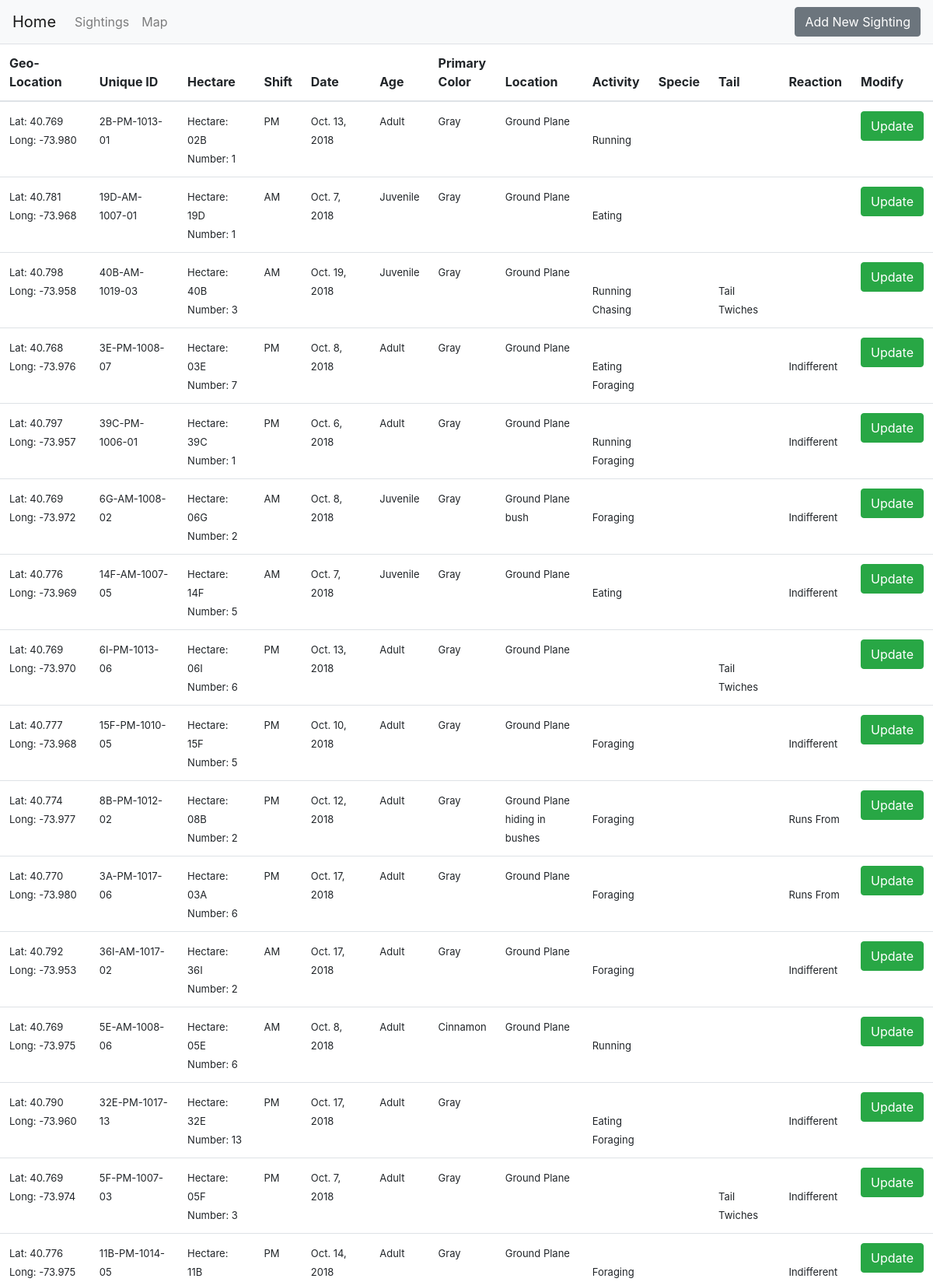
The page /sightings/?page=3 (upper part) on the database its author committed.
### sightings/models.py (models this page shows)
class new_sighting (models.Model):
    Latitude = models.DecimalField(max_digits=5, decimal_places=3)
    Longitude = models.DecimalField(max_digits=5, decimal_places=3)
    Unique_Squirrel_ID = models.CharField(max_length=50,unique=True)
    Hectare=models.CharField(max_length=3,blank=True,null=True)
    PM='PM'
    AM='AM'
    shift_choices=[(PM,'PM'),(AM,'AM')]
    Shift=models.CharField(max_length=2,choices=shift_choices)
    Date= models.DateField()
    Hectare_Squirrel_Number=models.IntegerField(blank=True,null=True)
    adult='Adult'
    juvenile='Juvenile'
    age_choices=[(adult,'Adult'),(juvenile,'Juvenile')]
    Age=models.CharField(max_length=20,choices=age_choices,blank=True,null=True)
    grey='Grey'
    cinnamon='Cinnamon'
    black='Black'
    color_choices=[(grey,'Grey'), (cinnamon,'Cinnamon'), (black,'Black')]
    Primary_Fur_Color=models.CharField(max_length=20,choices=color_choices,blank=True,null=True)
    Ground_Plane='Ground Plane'
    Above_Ground='Above_Ground'
    location_choices=[(Ground_Plane,'Ground Plane'),(Above_Ground,'Above_Ground')]
    Location=models.CharField(max_length=20,choices=location_choices,blank=True,null=True)
    Specific_Location= models.CharField(max_length=50,blank=True,null=True)
    Running = models.BooleanField()
    Chasing=models.BooleanField()
    Climbing=models.BooleanField()
    Eating=models.BooleanField()
    Foraging=models.BooleanField()
    Other_Activities=models.CharField(max_length=50,blank=True,null=True)
    Kuks=models.BooleanField()
    Quaas=models.BooleanField()
    Moans=models.BooleanField()
    Tail_flags=models.BooleanField()
    Tail_twitches=models.BooleanField()
    Approaches=models.BooleanField()
    Indifferent=models.BooleanField()
    Runs_from=models.BooleanField()

### sightings/views.py (the view)
# urls.py: path('sightings/', sightings_view, name='sightings'),
def sightings_view(request):
    squirrel_list = new_sighting.objects.all()
    paginator = Paginator(squirrel_list, 25) # Show 25 contacts per page
    page = request.GET.get('page')
    squirrels = paginator.get_page(page)
    return render(request, 'sightings.html', {'squirrels': squirrels})

### templates/sightings.html (shortened to what this page needs)
{% extends "base.html" %}
{% block content %}
<link href="https://unpkg.com/bootstrap-table@1.15.5/dist/bootstrap-table.min.css" rel="stylesheet">
<table class="table"
        data-toggle="table">
        <thead>
          <tr>
            <th scope="col">Geo-Location</th>
            <th scope="col">Unique ID</th>
            <th scope="col">Hectare</th>
            <th scope="col">Shift</th>
            <th scope="col">Date</th>
            <th scope="col">Age</th>
            <th scope="col">Primary<br>Color</th>
            <th scope="col">Location</th>
            <th scope="col">Activity</th>
            <th scope="col">Specie</th>
            <th scope="col">Tail</th>
            <th scope="col">Reaction</th>
            <th scope="col">Modify</th>
         </tr>
        </thead>
        <tbody>
        {% for squirrel in squirrels %}
        <tr>
            <td><font size=2>Lat: {{squirrel.Latitude}}<br>Long: {{squirrel.Longitude}}</font></td>
            <td><font size=2>{{squirrel.Unique_Squirrel_ID}}</font></td>
            <td><font size=2>
                    Hectare: {{squirrel.Hectare}} <br>
                    Number: {{squirrel.Hectare_Squirrel_Number}}
            </font></td>
            <td><font size=2>{{squirrel.Shift}}</font></td>
            <td><font size=2>{{squirrel.Date}}</font></td>
            <td><font size=2>{{squirrel.Age}}</font></td>
            <td style= "width: fit-content;"><font size=2>{{squirrel.Primary_Fur_Color}}</font></td>
            <td><font size=2>
                    {{squirrel.Location}} <br>
                    {{squirrel.Specific_Location}}
            </font></td>
            <td><font size=2>
                {% if squirrel.Running %}
                        <br>Running
                {%endif%}
                {% if squirrel.Chasing %}
                        <br>Chasing
                {%endif%}
                {% if squirrel.Eating %}
                        <br>Eating
                {%endif%}
                {% if squirrel.Foraging %}
                        <br>Foraging
                {%endif%}
            </font>
            </td>
            <td>
            </td>
            <td><font size=2>
                {% if squirrel.Tail_twitches %}
                        <br>Tail Twiches
                {%endif%}
            </font>
            </td>
            <td><font size=2>
                {% if squirrel.Indifferent%}
                        <br>Indifferent
                {%endif%}
                {% if squirrel.Runs_from%}
                        <br>Runs From
                {%endif%}
            </font>
            </td>
            <td>
                <a class="btn btn-success" href="{{squirrel.Unique_Squirrel_ID}}/" role="button">Update</a>
            </td>
        </tr>
        {% endfor %}
</table>
{% endblock content %}

### rows shown on the page
new_sighting: Latitude "40.769", Longitude "-73.980", Unique_Squirrel_ID "2B-PM-1013-01", Hectare "02B", Hectare_Squirrel_Number "1", Shift "PM", Date "Oct. 13, 2018", Age "Adult", Primary_Fur_Color "Gray", Location "Ground Plane", Running "Running"
new_sighting: Latitude "40.781", Longitude "-73.968", Unique_Squirrel_ID "19D-AM-1007-01", Hectare "19D", Hectare_Squirrel_Number "1", Shift "AM", Date "Oct. 7, 2018", Age "Juvenile", Primary_Fur_Color "Gray", Location "Ground Plane", Eating "Eating"
new_sighting: Latitude "40.798", Longitude "-73.958", Unique_Squirrel_ID "40B-AM-1019-03", Hectare "40B", Hectare_Squirrel_Number "3", Shift "AM", Date "Oct. 19, 2018", Age "Juvenile", Primary_Fur_Color "Gray", Location "Ground Plane", Running "Running", Chasing "Chasing", Tail_twitches "Tail Twiches"
new_sighting: Latitude "40.768", Longitude "-73.976", Unique_Squirrel_ID "3E-PM-1008-07", Hectare "03E", Hectare_Squirrel_Number "7", Shift "PM", Date "Oct. 8, 2018", Age "Adult", Primary_Fur_Color "Gray", Location "Ground Plane", Eating "Eating", Foraging "Foraging", Indifferent "Indifferent"
new_sighting: Latitude "40.797", Longitude "-73.957", Unique_Squirrel_ID "39C-PM-1006-01", Hectare "39C", Hectare_Squirrel_Number "1", Shift "PM", Date "Oct. 6, 2018", Age "Adult", Primary_Fur_Color "Gray", Location "Ground Plane", Running "Running", Foraging "Foraging", Indifferent "Indifferent"
new_sighting: Latitude "40.769", Longitude "-73.972", Unique_Squirrel_ID "6G-AM-1008-02", Hectare "06G", Hectare_Squirrel_Number "2", Shift "AM", Date "Oct. 8, 2018", Age "Juvenile", Primary_Fur_Color "Gray", Location "Ground Plane", Specific_Location "bush", Foraging "Foraging", Indifferent "Indifferent"
new_sighting: Latitude "40.776", Longitude "-73.969", Unique_Squirrel_ID "14F-AM-1007-05", Hectare "14F", Hectare_Squirrel_Number "5", Shift "AM", Date "Oct. 7, 2018", Age "Juvenile", Primary_Fur_Color "Gray", Location "Ground Plane", Eating "Eating", Indifferent "Indifferent"
new_sighting: Latitude "40.769", Longitude "-73.970", Unique_Squirrel_ID "6I-PM-1013-06", Hectare "06I", Hectare_Squirrel_Number "6", Shift "PM", Date "Oct. 13, 2018", Age "Adult", Primary_Fur_Color "Gray", Location "Ground Plane", Tail_twitches "Tail Twiches"
new_sighting: Latitude "40.777", Longitude "-73.968", Unique_Squirrel_ID "15F-PM-1010-05", Hectare "15F", Hectare_Squirrel_Number "5", Shift "PM", Date "Oct. 10, 2018", Age "Adult", Primary_Fur_Color "Gray", Location "Ground Plane", Foraging "Foraging", Indifferent "Indifferent"
new_sighting: Latitude "40.774", Longitude "-73.977", Unique_Squirrel_ID "8B-PM-1012-02", Hectare "08B", Hectare_Squirrel_Number "2", Shift "PM", Date "Oct. 12, 2018", Age "Adult", Primary_Fur_Color "Gray", Location "Ground Plane", Specific_Location "hiding in bushes", Foraging "Foraging", Runs_from "Runs From"
new_sighting: Latitude "40.770", Longitude "-73.980", Unique_Squirrel_ID "3A-PM-1017-06", Hectare "03A", Hectare_Squirrel_Number "6", Shift "PM", Date "Oct. 17, 2018", Age "Adult", Primary_Fur_Color "Gray", Location "Ground Plane", Foraging "Foraging", Runs_from "Runs From"
new_sighting: Latitude "40.792", Longitude "-73.953", Unique_Squirrel_ID "36I-AM-1017-02", Hectare "36I", Hectare_Squirrel_Number "2", Shift "AM", Date "Oct. 17, 2018", Age "Adult", Primary_Fur_Color "Gray", Location "Ground Plane", Foraging "Foraging", Indifferent "Indifferent"
new_sighting: Latitude "40.769", Longitude "-73.975", Unique_Squirrel_ID "5E-AM-1008-06", Hectare "05E", Hectare_Squirrel_Number "6", Shift "AM", Date "Oct. 8, 2018", Age "Adult", Primary_Fur_Color "Cinnamon", Location "Ground Plane", Running "Running"
new_sighting: Latitude "40.790", Longitude "-73.960", Unique_Squirrel_ID "32E-PM-1017-13", Hectare "32E", Hectare_Squirrel_Number "13", Shift "PM", Date "Oct. 17, 2018", Age "Adult", Primary_Fur_Color "Gray", Eating "Eating", Foraging "Foraging", Indifferent "Indifferent"
new_sighting: Latitude "40.769", Longitude "-73.974", Unique_Squirrel_ID "5F-PM-1007-03", Hectare "05F", Hectare_Squirrel_Number "3", Shift "PM", Date "Oct. 7, 2018", Age "Adult", Primary_Fur_Color "Gray", Location "Ground Plane", Tail_twitches "Tail Twiches", Indifferent "Indifferent"
new_sighting: Latitude "40.776", Longitude "-73.975", Unique_Squirrel_ID "11B-PM-1014-05", Hectare "11B", Shift "PM", Date "Oct. 14, 2018", Age "Adult", Primary_Fur_Color "Gray", Location "Ground Plane", Foraging "Foraging", Indifferent "Indifferent"
